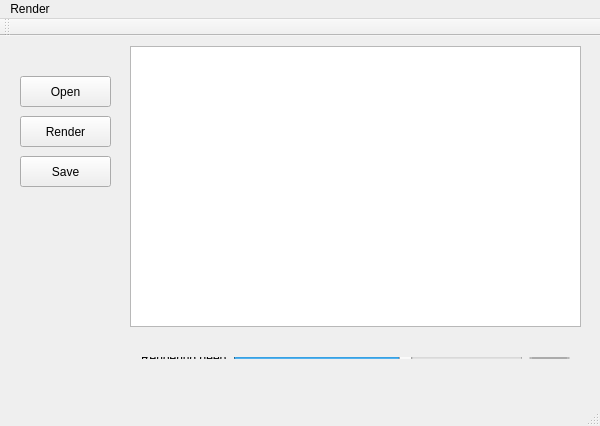
<?xml version="1.0" encoding="UTF-8"?>
<ui version="4.0">
 <class>Render_UIClass</class>
 <widget class="QMainWindow" name="Render_UIClass">
  <property name="geometry">
   <rect>
    <x>0</x>
    <y>0</y>
    <width>600</width>
    <height>426</height>
   </rect>
  </property>
  <property name="windowTitle">
   <string>Render_UI</string>
  </property>
  <widget class="QWidget" name="centralWidget">
   <widget class="QPushButton" name="open_button">
    <property name="geometry">
     <rect>
      <x>20</x>
      <y>40</y>
      <width>91</width>
      <height>31</height>
     </rect>
    </property>
    <property name="text">
     <string>Open</string>
    </property>
   </widget>
   <widget class="QPushButton" name="render_button">
    <property name="geometry">
     <rect>
      <x>20</x>
      <y>80</y>
      <width>91</width>
      <height>31</height>
     </rect>
    </property>
    <property name="text">
     <string>Render</string>
    </property>
   </widget>
   <widget class="QPushButton" name="save_button">
    <property name="geometry">
     <rect>
      <x>20</x>
      <y>120</y>
      <width>91</width>
      <height>31</height>
     </rect>
    </property>
    <property name="text">
     <string>Save</string>
    </property>
   </widget>
   <widget class="QWidget" name="layoutWidget">
    <property name="geometry">
     <rect>
      <x>130</x>
      <y>310</y>
      <width>451</width>
      <height>24</height>
     </rect>
    </property>
    <layout class="QHBoxLayout" name="horizontalLayout">
     <item>
      <widget class="QLabel" name="label">
       <property name="text">
        <string>Rendering deep</string>
       </property>
      </widget>
     </item>
     <item>
      <widget class="QSlider" name="horizontalSlider">
       <property name="minimum">
        <number>2</number>
       </property>
       <property name="maximum">
        <number>12</number>
       </property>
       <property name="sliderPosition">
        <number>8</number>
       </property>
       <property name="orientation">
        <enum>Qt::Horizontal</enum>
       </property>
      </widget>
     </item>
     <item>
      <widget class="QSpinBox" name="spinBox">
       <property name="minimum">
        <number>2</number>
       </property>
       <property name="maximum">
        <number>12</number>
       </property>
       <property name="value">
        <number>8</number>
       </property>
      </widget>
     </item>
    </layout>
   </widget>
   <widget class="QGraphicsView" name="graphicsView">
    <property name="geometry">
     <rect>
      <x>130</x>
      <y>10</y>
      <width>451</width>
      <height>281</height>
     </rect>
    </property>
   </widget>
   <widget class="QLabel" name="image_lable">
    <property name="geometry">
     <rect>
      <x>130</x>
      <y>10</y>
      <width>451</width>
      <height>281</height>
     </rect>
    </property>
    <property name="text">
     <string/>
    </property>
   </widget>
  </widget>
  <widget class="QMenuBar" name="menuBar">
   <property name="geometry">
    <rect>
     <x>0</x>
     <y>0</y>
     <width>600</width>
     <height>21</height>
    </rect>
   </property>
   <widget class="QMenu" name="menux3d_render">
    <property name="title">
     <string>Render</string>
    </property>
   </widget>
   <addaction name="menux3d_render"/>
  </widget>
  <widget class="QToolBar" name="mainToolBar">
   <attribute name="toolBarArea">
    <enum>TopToolBarArea</enum>
   </attribute>
   <attribute name="toolBarBreak">
    <bool>false</bool>
   </attribute>
  </widget>
  <widget class="QStatusBar" name="statusBar"/>
 </widget>
 <layoutdefault spacing="6" margin="11"/>
 <resources>
  <include location="Render_UI.qrc"/>
 </resources>
 <connections>
  <connection>
   <sender>horizontalSlider</sender>
   <signal>sliderMoved(int)</signal>
   <receiver>spinBox</receiver>
   <slot>setValue(int)</slot>
   <hints>
    <hint type="sourcelabel">
     <x>282</x>
     <y>379</y>
    </hint>
    <hint type="destinationlabel">
     <x>561</x>
     <y>371</y>
    </hint>
   </hints>
  </connection>
  <connection>
   <sender>spinBox</sender>
   <signal>valueChanged(int)</signal>
   <receiver>horizontalSlider</receiver>
   <slot>setValue(int)</slot>
   <hints>
    <hint type="sourcelabel">
     <x>561</x>
     <y>380</y>
    </hint>
    <hint type="destinationlabel">
     <x>417</x>
     <y>382</y>
    </hint>
   </hints>
  </connection>
 </connections>
</ui>
